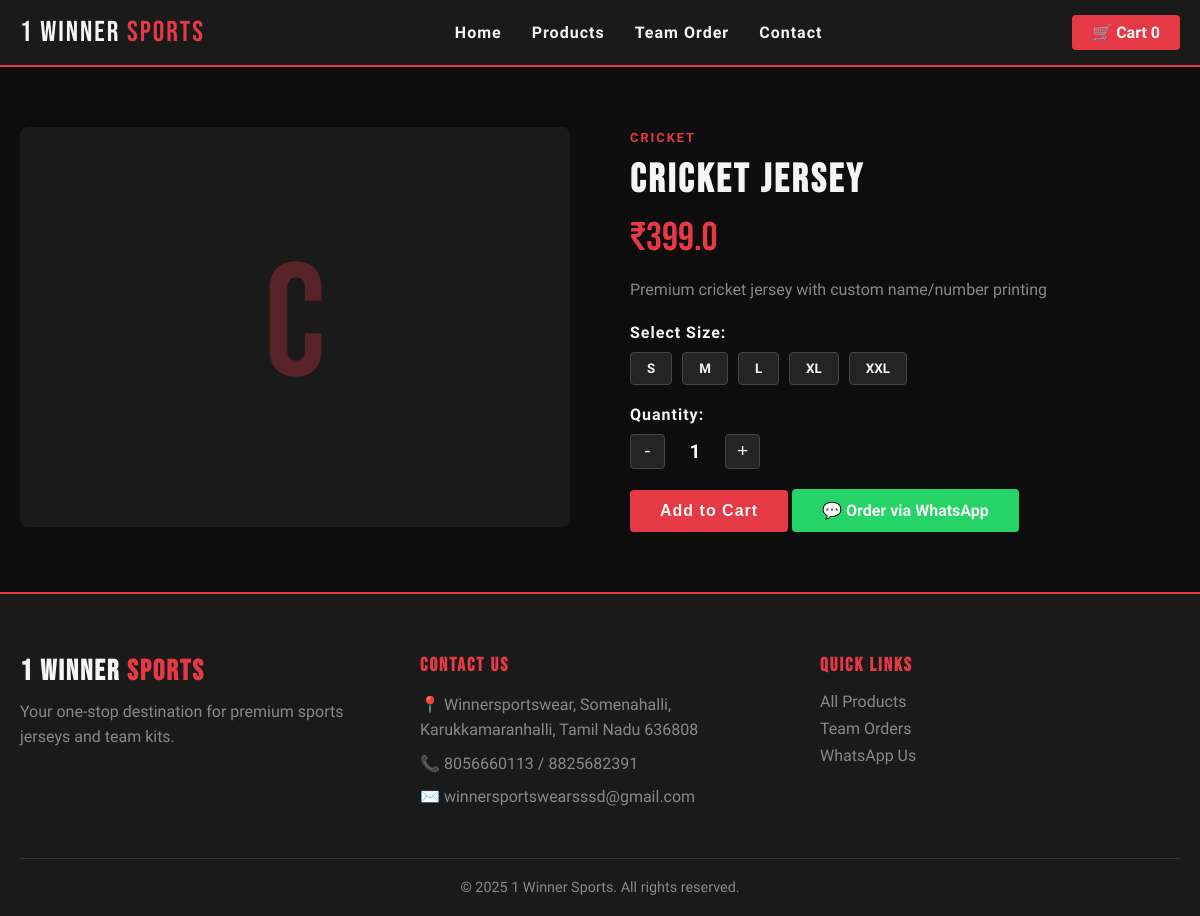
The app's page /product/3 with its own data.
### tables this page shows
CREATE TABLE products (
            id INTEGER PRIMARY KEY AUTOINCREMENT,
            name TEXT NOT NULL,
            category TEXT NOT NULL,
            price REAL NOT NULL,
            description TEXT,
            image TEXT
        );

### app.py (the view)
@app.route('/product/<int:product_id>')
def product_detail(product_id):
    db = get_db()
    product = db.execute('SELECT * FROM products WHERE id = ?', (product_id,)).fetchone()
    db.close()
    return render_template('product_detail.html', product=product)

### database.py (called while the page is built)
def get_db():
    conn = sqlite3.connect(DB_PATH)
    conn.row_factory = sqlite3.Row
    return conn

### templates/product_detail.html (shortened to what this page needs)
{% extends "base.html" %}
{% block content %}
<section class="product-detail">
    <div class="detail-container">
        <div class="detail-img">
            <div class="product-placeholder-lg">{{ product.category[0].upper() }}</div>
        </div>
        <div class="detail-info">
            <span class="product-category">{{ product.category.upper() }}</span>
            <h1>{{ product.name }}</h1>
            <p class="detail-price">₹{{ product.price }}</p>
            <p class="detail-desc">{{ product.description }}</p>
            <div class="size-selector">
                <label>Select Size:</label>
                <div class="sizes">
                    <button class="size-btn" onclick="selectSize(this)">S</button>
                    <button class="size-btn" onclick="selectSize(this)">M</button>
                    <button class="size-btn" onclick="selectSize(this)">L</button>
                    <button class="size-btn" onclick="selectSize(this)">XL</button>
                    <button class="size-btn" onclick="selectSize(this)">XXL</button>
                </div>
            </div>
            <div class="quantity-selector">
                <label>Quantity:</label>
                <div class="qty-control">
                    <button onclick="changeQty(-1)">-</button>
                    <span id="qty">1</span>
                    <button onclick="changeQty(1)">+</button>
                </div>
            </div>
            <button class="btn-primary" onclick="addToCart('{{ product.id }}', '{{ product.name }}', '{{ product.price }}')">Add to Cart</button>
            <a href="https://wa.me/918056660113?text=Hi, I want to order {{ product.name }}" class="btn-whatsapp" target="_blank">💬 Order via WhatsApp</a>
        </div>
    </div>
</section>
{% endblock %}

### static/css/style.css (style rules this page uses)
* { margin: 0; padding: 0; box-sizing: border-box; }
:root { --red: #e63946; --dark: #0d0d0d; --dark2: #1a1a1a; --dark3: #242424; --white: #f5f5f5; --gray: #888; }
body { background: var(--dark); color: var(--white); font-family: 'Rajdhani', sans-serif; }
.btn-primary { background: var(--red); color: var(--white); padding: 12px 30px; border-radius: 4px; text-decoration: none; font-weight: 700; font-size: 1rem; letter-spacing: 1px; transition: all 0.3s; display: inline-block; border: none; cursor: pointer; }
.btn-whatsapp { background: #25D366; color: var(--white); padding: 12px 30px; border-radius: 4px; text-decoration: none; font-weight: 700; font-size: 1rem; transition: all 0.3s; display: inline-block; }
.product-category { color: var(--red); font-size: 0.8rem; font-weight: 700; letter-spacing: 2px; }
.product-detail { max-width: 1200px; margin: 60px auto; padding: 0 20px; }
.detail-container { display: grid; grid-template-columns: 1fr 1fr; gap: 60px; align-items: start; }
.detail-img { background: var(--dark2); border-radius: 8px; height: 400px; display: flex; align-items: center; justify-content: center; }
.product-placeholder-lg { font-family: 'Bebas Neue', sans-serif; font-size: 10rem; color: var(--red); opacity: 0.3; }
.detail-info h1 { font-family: 'Bebas Neue', sans-serif; font-size: 2.5rem; letter-spacing: 3px; margin: 10px 0; }
.detail-price { font-family: 'Bebas Neue', sans-serif; font-size: 2.5rem; color: var(--red); margin: 10px 0; }
.detail-desc { color: var(--gray); margin: 15px 0; line-height: 1.6; }
.size-selector, .quantity-selector { margin: 20px 0; }
.size-selector label, .quantity-selector label { font-weight: 700; letter-spacing: 1px; display: block; margin-bottom: 10px; }
.sizes { display: flex; gap: 10px; }
.size-btn { padding: 8px 16px; background: var(--dark3); color: var(--white); border: 1px solid #444; border-radius: 4px; cursor: pointer; font-family: 'Rajdhani', sans-serif; font-weight: 700; transition: all 0.3s; }
.qty-control { display: flex; align-items: center; gap: 15px; }
.qty-control button { width: 35px; height: 35px; background: var(--dark3); color: var(--white); border: 1px solid #444; border-radius: 4px; cursor: pointer; font-size: 1.2rem; }
.qty-control span { font-size: 1.2rem; font-weight: 700; min-width: 30px; text-align: center; }

### records on screen
products: category "C", category "CRICKET", name "Cricket Jersey", price "399.0", description "Premium cricket jersey with custom name/number printing"
